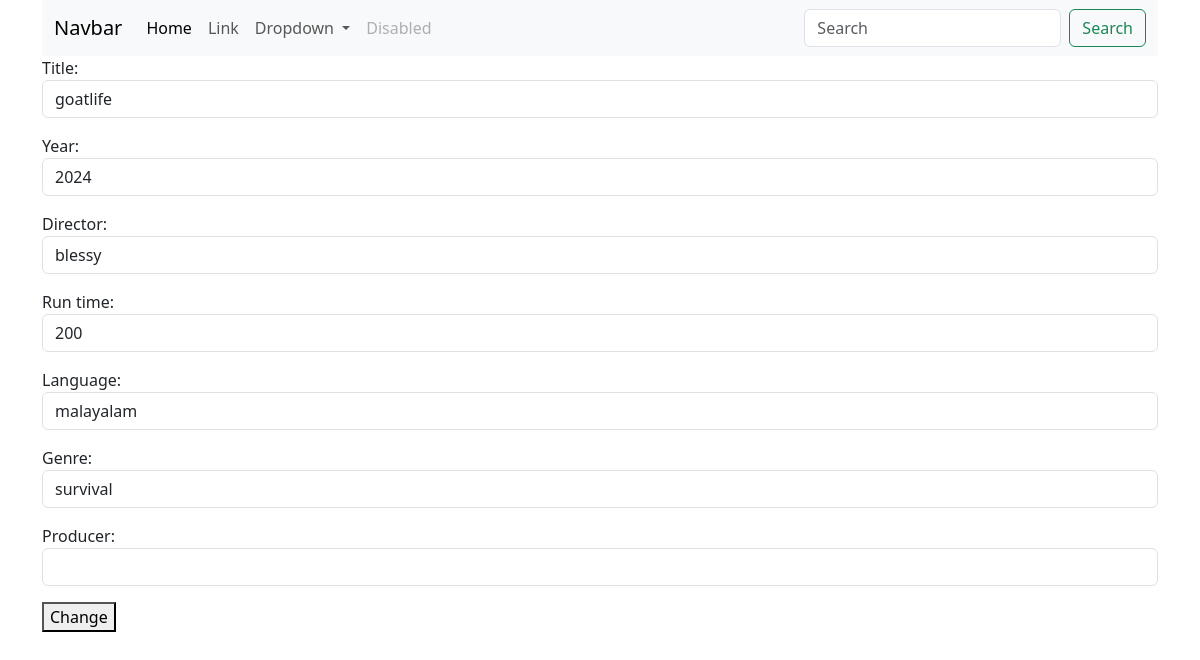
Page /movies/1/change/ on the committed database.
### myapp/models.py (models this page shows, shortened)
class Movie(models.Model):
    title=models.CharField(max_length=200)
    year=models.CharField(max_length=200)
    director=models.CharField(max_length=200)
    run_time=models.PositiveIntegerField()
    language=models.CharField(max_length=200)
    genre=models.CharField(max_length=200)
    producer=models.CharField(max_length=200,null=True)

### myapp/views.py (the view, shortened to what this page needs)
# urls.py: path('movies/<int:pk>/change/',views.MovieUpdateView.as_view(),name="movie-edit"),
class MovieUpdateView(View):
    def get(self,request,*args, **kwargs):
        id=kwargs.get('pk')
        movie_objects=Movie.objects.get(id=id)
        form_instance=MovieModelForm(instance=movie_objects)
        return render(request,"movie_edit.html",{"form":form_instance})

### myapp/forms.py
class MovieModelForm(forms.ModelForm):
    class Meta:
        model=Movie
        exclude=("id",)
        widgets={
            "title":forms.TextInput(attrs={"class":"form-control"}),
            "year":forms.TextInput(attrs={"class":"form-control"}),
            "director":forms.TextInput(attrs={"class":"form-control"}),
            "run_time":forms.NumberInput(attrs={"class":"form-control"}),
            "language":forms.TextInput(attrs={"class":"form-control"}),
            "genre":forms.TextInput(attrs={"class":"form-control"}),
            "producer":forms.TextInput(attrs={"class":"form-control"})
        }

### myapp/templates/movie_edit.html (shortened to what this page needs)
{%extends 'base.html'%}
{%block main_block%}
<div class="container">
    <form action="" method="post">
        {{form.as_p}}
        <button type="submit">Change</button>
    </form>
</div>
{%endblock%}

### rows in the picture
Movie: title "goatlife", year "2024", director "blessy", run_time "200", language "malayalam", genre "survival"
